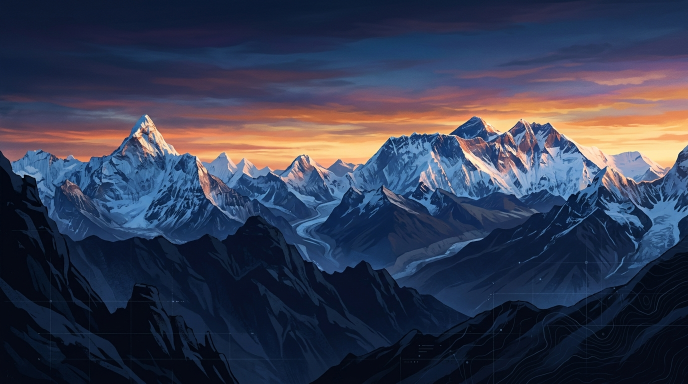
#> input picture submission/cover_assets/himalaya_background.png, 1376 x 768 px (shown at 1/2 size)
$ python build_cover.py
#> lines starting #> are read from the running program, lines starting #| are printed output that depends on the picture
from __future__ import annotations

from pathlib import Path

from PIL import Image, ImageDraw, ImageFont


ROOT = Path(__file__).resolve().parent
W, H = 1920, 1080
BG = ROOT / "cover_assets" / "himalaya_background.png"
OUT = ROOT / "optimus_prime_project_cover.png"

FONT_BOLD = "/System/Library/Fonts/Supplemental/Arial Bold.ttf"
FONT_REG = "/System/Library/Fonts/Supplemental/Arial.ttf"


def font(path: str, size: int) -> ImageFont.FreeTypeFont:
    return ImageFont.truetype(path, size)


# [45 lines left out: functions contain, card, not called in this run]


background = Image.open(BG).convert("RGB").resize((W, H), Image.Resampling.LANCZOS)
base = background.convert("RGBA")
wash = Image.new("RGBA", (W, H), (4, 12, 23, 0))
wash_draw = ImageDraw.Draw(wash, "RGBA")
wash_draw.rectangle((0, 0, W, H), fill=(5, 13, 24, 78))
wash_draw.rectangle((0, 0, W, 285), fill=(4, 11, 22, 198))
wash_draw.rectangle((0, 990, W, H), fill=(4, 11, 22, 185))
base = Image.alpha_composite(base, wash)
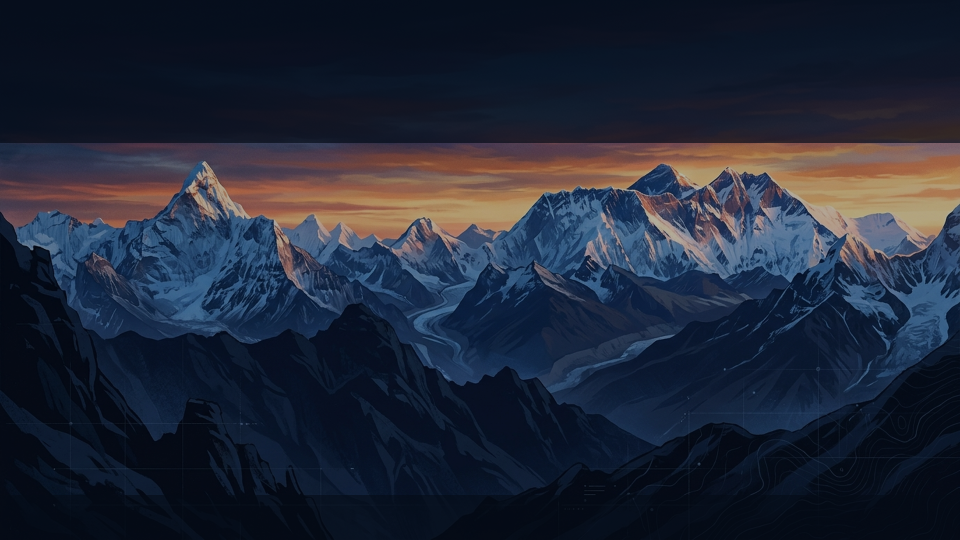
#> base: PIL image 1920x1080 RGBA (shown at 1/2 size); mean R, G, B, A 33.3, 39.8, 55.8, 255
draw = ImageDraw.Draw(base, "RGBA")

draw.rounded_rectangle((110, 58, 440, 104), radius=12, fill=(255, 83, 40, 235))
draw.text(
    (275, 81),
    "HIMALAYA ROBOTICS HACKATHON",
    font=font(FONT_BOLD, 18),
    fill=(255, 255, 255, 255),
    anchor="mm",
)
draw.text((110, 127), "OPTIMUS PRIME", font=font(FONT_BOLD, 79), fill=(252, 250, 241, 255))
draw.text((113, 221), "EXPEDITION SKILLS FOR HUMANOID MOUNTAINEERING", font=font(FONT_BOLD, 26), fill=(154, 218, 236, 255))

skills = [
#> (the run stopped early here; a loop or call above may not have finished)
